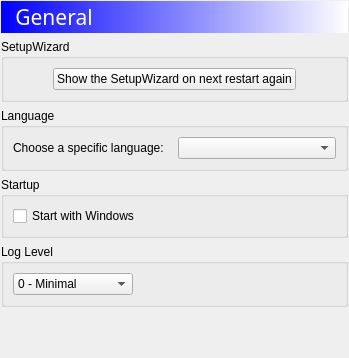
        <widget class="QWidget" name="basic_Page">
         <layout class="QGridLayout" name="gridLayout_11">
          <property name="leftMargin">
           <number>1</number>
          </property>
          <property name="topMargin">
           <number>1</number>
          </property>
          <property name="rightMargin">
           <number>1</number>
          </property>
          <item row="1" column="0" colspan="2">
           <widget class="QGroupBox" name="wizardAgainGroupBox">
            <property name="title">
             <string>SetupWizard</string>
            </property>
            <layout class="QHBoxLayout">
             <property name="spacing">
              <number>2</number>
             </property>
             <property name="margin">
              <number>9</number>
             </property>
             <item>
              <spacer>
               <property name="orientation">
                <enum>Qt::Horizontal</enum>
               </property>
               <property name="sizeHint" stdset="0">
                <size>
                 <width>40</width>
                 <height>20</height>
                </size>
               </property>
              </spacer>
             </item>
             <item>
              <widget class="QPushButton" name="wizardAgain_PushButton">
               <property name="text">
                <string>Show the SetupWizard on next restart again</string>
               </property>
              </widget>
             </item>
             <item>
              <spacer>
               <property name="orientation">
                <enum>Qt::Horizontal</enum>
               </property>
               <property name="sizeHint" stdset="0">
                <size>
                 <width>40</width>
                 <height>20</height>
                </size>
               </property>
              </spacer>
             </item>
            </layout>
           </widget>
          </item>
          <item row="2" column="0" colspan="2">
           <widget class="QGroupBox" name="languageGroup">
            <property name="title">
             <string>Language</string>
            </property>
            <layout class="QHBoxLayout" name="horizontalLayout_5">
             <item>
              <widget class="QLabel" name="languageLabel">
               <property name="text">
                <string>Choose a specific language:</string>
               </property>
              </widget>
             </item>
             <item>
              <widget class="QComboBox" name="languageComboBox"/>
             </item>
            </layout>
           </widget>
          </item>
          <item row="3" column="0" colspan="2">
           <widget class="QGroupBox" name="setupGroup">
            <property name="title">
             <string>Startup</string>
            </property>
            <layout class="QHBoxLayout" name="horizontalLayout_3">
             <item>
              <widget class="QCheckBox" name="checkWinAutostart_CheckBox">
               <property name="text">
                <string>Start with Windows</string>
               </property>
              </widget>
             </item>
            </layout>
           </widget>
          </item>
          <item row="4" column="0" colspan="2">
           <widget class="QGroupBox" name="logGroup">
            <property name="title">
             <string>Log Level</string>
            </property>
            <layout class="QHBoxLayout" name="horizontalLayout_6">
             <item>
              <widget class="QComboBox" name="logComboBox">
               <item>
                <property name="text">
                 <string>0 - Minimal</string>
                </property>
               </item>
               <item>
                <property name="text">
                 <string>1 - Critical errors</string>
                </property>
               </item>
               <item>
                <property name="text">
                 <string>2 - Errors</string>
                </property>
               </item>
               <item>
                <property name="text">
                 <string>3 - Warnings</string>
                </property>
               </item>
               <item>
                <property name="text">
                 <string>4 - Infos</string>
                </property>
               </item>
               <item>
                <property name="text">
                 <string>5 - Details</string>
                </property>
               </item>
               <item>
                <property name="text">
                 <string>6 - All traces</string>
                </property>
               </item>
              </widget>
             </item>
             <item>
              <spacer name="horizontalSpacer_4">
               <property name="orientation">
                <enum>Qt::Horizontal</enum>
               </property>
               <property name="sizeHint" stdset="0">
                <size>
                 <width>40</width>
                 <height>20</height>
                </size>
               </property>
              </spacer>
             </item>
            </layout>
           </widget>
          </item>
          <item row="5" column="0" colspan="2">
           <spacer name="verticalSpacer">
            <property name="orientation">
             <enum>Qt::Vertical</enum>
            </property>
            <property name="sizeHint" stdset="0">
             <size>
              <width>20</width>
              <height>40</height>
             </size>
            </property>
           </spacer>
          </item>
          <item row="0" column="0" colspan="2">
           <widget class="QFrame" name="generalframeheader">
            <property name="styleSheet">
             <string notr="true">QFrame#generalframeheader{
background: qlineargradient(spread:pad, x1:0, y1:0, x2:1, y2:0, stop:0 rgba(0, 0, 255, 255), stop:1 rgba(255, 255, 255, 255));
}</string>
            </property>
            <layout class="QGridLayout">
             <property name="margin">
              <number>1</number>
             </property>
             <property name="spacing">
              <number>6</number>
             </property>
             <item row="0" column="1">
              <widget class="QLabel" name="basicLabel">
               <property name="sizePolicy">
                <sizepolicy hsizetype="Fixed" vsizetype="Fixed">
                 <horstretch>0</horstretch>
                 <verstretch>0</verstretch>
                </sizepolicy>
               </property>
               <property name="minimumSize">
                <size>
                 <width>0</width>
                 <height>30</height>
                </size>
               </property>
               <property name="font">
                <font>
                 <family>Sans Serif</family>
                 <pointsize>16</pointsize>
                 <weight>75</weight>
                 <italic>true</italic>
                 <bold>true</bold>
                 <underline>false</underline>
                 <strikeout>false</strikeout>
                </font>
               </property>
               <property name="text">
                <string>&lt;!DOCTYPE HTML PUBLIC &quot;-//W3C//DTD HTML 4.0//EN&quot; &quot;http://www.w3.org/TR/REC-html40/strict.dtd&quot;&gt;
&lt;html&gt;&lt;head&gt;&lt;meta name=&quot;qrichtext&quot; content=&quot;1&quot; /&gt;&lt;style type=&quot;text/css&quot;&gt;
p, li { white-space: pre-wrap; }
&lt;/style&gt;&lt;/head&gt;&lt;body style=&quot; font-family:'Sans Serif'; font-size:16pt; font-weight:600; font-style:italic;&quot;&gt;
&lt;p style=&quot; margin-top:0px; margin-bottom:0px; margin-left:0px; margin-right:0px; -qt-block-indent:0; text-indent:0px;&quot;&gt;&lt;span style=&quot; font-weight:400; font-style:normal; color:#ffffff;&quot;&gt;General&lt;/span&gt;&lt;/p&gt;&lt;/body&gt;&lt;/html&gt;</string>
               </property>
               <property name="alignment">
                <set>Qt::AlignCenter</set>
               </property>
              </widget>
             </item>
             <item row="0" column="0">
              <widget class="QLabel" name="basiciconlabel">
               <property name="text">
                <string/>
               </property>
               <property name="pixmap">
                <pixmap resource="resources.qrc">:/resources/misc.png</pixmap>
               </property>
              </widget>
             </item>
             <item row="0" column="2">
              <spacer name="horizontalSpacer_14">
               <property name="orientation">
                <enum>Qt::Horizontal</enum>
               </property>
               <property name="sizeHint" stdset="0">
                <size>
                 <width>40</width>
                 <height>20</height>
                </size>
               </property>
              </spacer>
             </item>
            </layout>
           </widget>
          </item>
         </layout>
        </widget>
